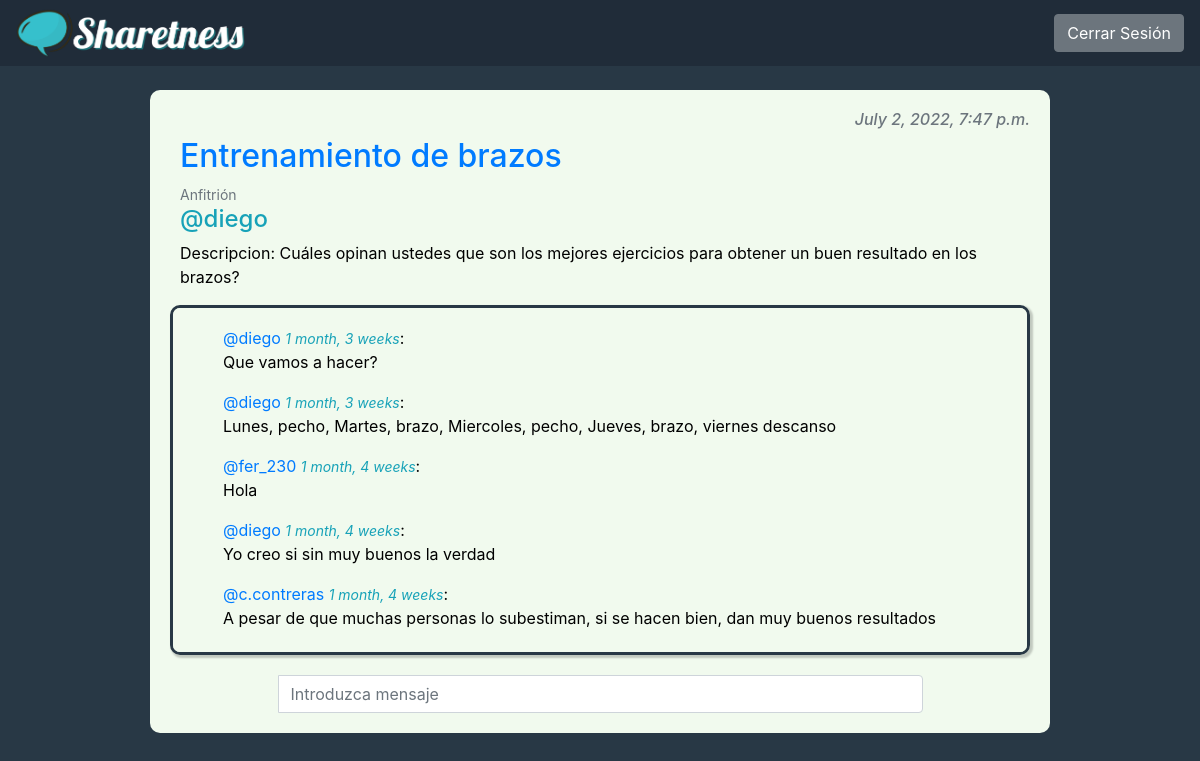
Screenshot of /room/42 (signed in) with the database file from the repository.
### forum/models.py (models this page shows, shortened)
class Room(models.Model):
    host = models.ForeignKey(User, on_delete=models.SET_NULL, null=True)
    topic = models.ForeignKey(Topic, on_delete=models.SET_NULL, null=True)
    name = models.CharField(max_length=200)
    description =models.TextField(null=True, blank=True)
    update = models.DateTimeField(auto_now=True)
    created = models.DateTimeField(auto_now_add=True)
    class Meta:
        ordering = ['-update', '-created']

class Message(models.Model):
    user = models.ForeignKey(User, on_delete=models.CASCADE)
    room = models.ForeignKey(Room, on_delete=models.CASCADE)
    body = models.TextField()
    created = models.DateTimeField(auto_now_add=True)
    def was_posted_recently(self):
        return self.created >= timezone.now() - datetime.timedelta(minutes=1)

### forum/views.py (the view, shortened to what this page needs)
# urls.py: path('room/<str:pk>',views.room, name="room"),
def room(request, pk):
    room = Room.objects.get(id=pk)
    room_messages = room.message_set.all().order_by('-created')
    context = {'room': room, 'room_messages': room_messages}
    return render(request, 'forum/room.html', context)

### forum/templates/forum/room.html (shortened to what this page needs)
{% extends 'main.html' %}
{% block content %}
    <div class="room-container mt-4 w-75 mx-auto"
>
        <div class="room-header d-flex flex-column">
            <small class="align-self-end font-italic h6 text-secondary">{{ room.created }}</small>
            <h2 class="text-primary">{{ room.name }}</h2>
            <small class="text-secondary">Anfitrión</small>
            <h4><span class="text-info ">@{{ room.host.username }}</span></h4>
            <p>Descripcion: {{ room.description }}</p>
        </div>
        <div class="room-messages">
            <ul>
                {% for msg in room_messages %}
                    <p class="mt-2">
                        <span class="text-primary">@{{ msg.user.username }}</span>
                        <small class="text-info font-italic">{{ msg.created|timesince }}</small>:
                        <br>
                        {{ msg.body }}
                    </p>
                {% endfor %}
            </ul>
        </div>
        {% if request.user.is_authenticated %}
        <form class="message-input" action="" method="post">
            <div class="input-group w-75 mx-auto">
                <input class="w-100 form-control" type="text" name="new-msg" id="new-msg" placeholder="Introduzca mensaje">
            </div>
        </form>
        {% endif %}
    </div>
{% endblock content %}

### static/styles/main.css (style rules this page uses)
body { background-color: #283845; color: white; }
.room-container { margin-top: 5px; background-color: #f1faee; padding: 20px; border-radius: 10px; color: black; max-height: 100vh; }
.room-header { margin-left: 10px; }
.room-messages { background-color: #f1faee; border-radius: 10px; padding:10px; height: 350px; border: 3px solid #283845; box-shadow: 2px 2px 2px 1px rgba(0, 0, 0, 0.2); overflow: auto; }
.message-input { margin-top: 20px; }

### rows the page displays
Room: created "July 2, 2022, 7:47 p.m.", name "Entrenamiento de brazos", host.username "diego", description "Cuáles opinan ustedes que son los mejores ejercicios para obtener un buen resultado en los brazos?"
Message: user.username "diego", created "1 month, 3 weeks", body "Que vamos a hacer?"
Message: user.username "diego", created "1 month, 3 weeks", body "Lunes, pecho, Martes, brazo, Miercoles, pecho, Jueves, brazo, viernes descanso"
Message: user.username "fer_230", created "1 month, 4 weeks", body "Hola"
Message: user.username "diego", created "1 month, 4 weeks", body "Yo creo si sin muy buenos la verdad"
Message: user.username "c.contreras", created "1 month, 4 weeks", body "A pesar de que muchas personas lo subestiman, si se hacen bien, dan muy buenos resultados"
